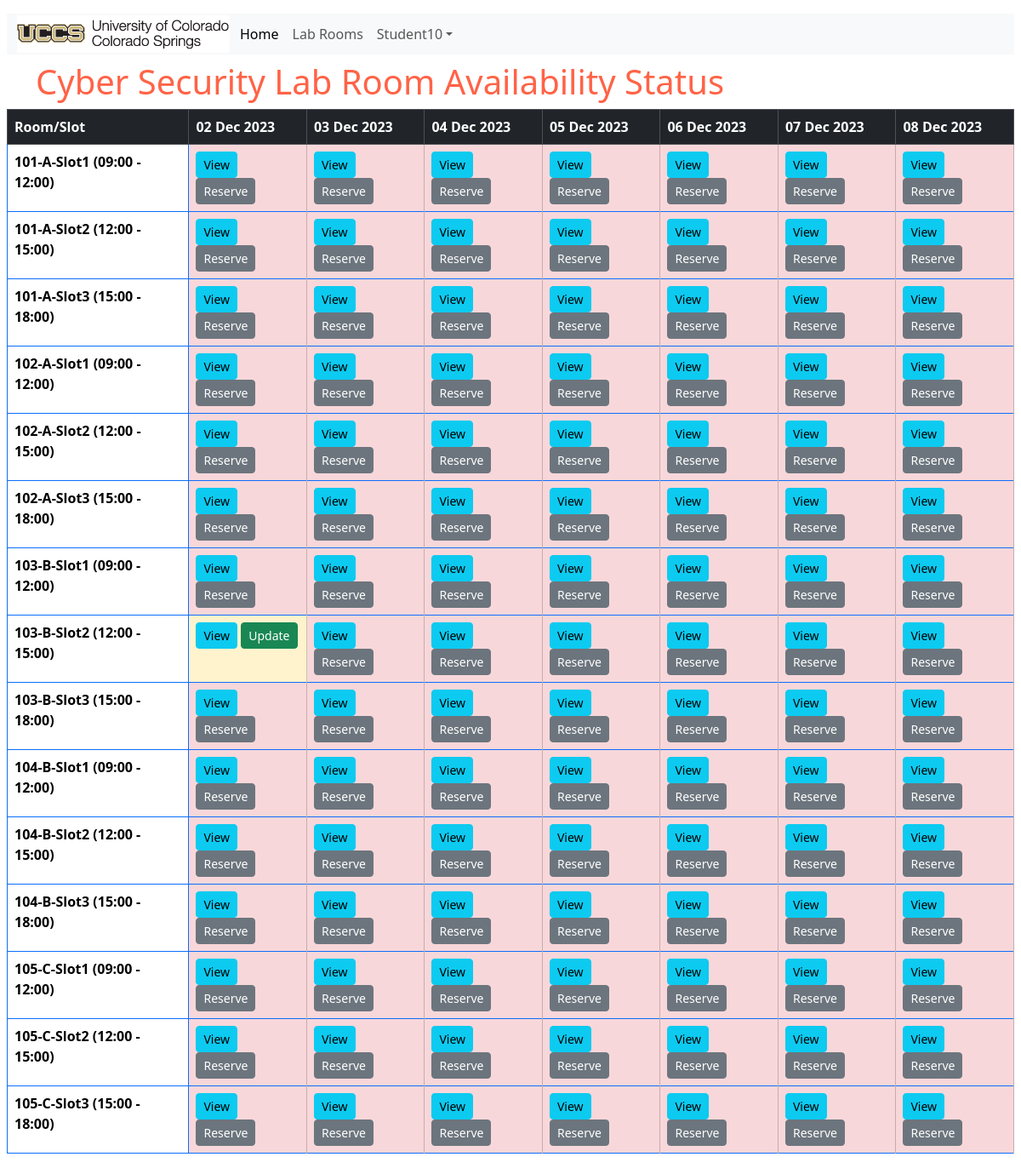
The page /labroom/ (signed in) on the database its author committed.
### alras_application/models.py (models this page shows, shortened)
class LabRoom(models.Model):
    ROOMS = (
        ('101-A', 'Room 101-A'),
        ('102-A', 'Room 102-A'),
        ('103-B', 'Room 103-B'),
        ('104-B', 'Room 104-B'),
        ('105-C', 'Room 105-C'),
    )
    title = models.CharField(max_length=10,choices=ROOMS,null=True)
    slot = models.ForeignKey(RoomSlot, on_delete=models.CASCADE, default=None)
    def __str__(self):
        return f"{self.title}-{self.slot}"

class RoomSlot(models.Model):
    SLOTS = (
        ('slot-1', '09:00 - 12:00'),
        ('slot-2', '12:00 - 15:00'),
        ('slot-3', '15:00 - 18:00')
    )
    slot = models.CharField(max_length=200, choices= SLOTS)
    title = models.CharField(max_length=200)
    def __str__(self):
        return self.title

### alras_application/views.py (the view)
# urls.py: path('labroom/', views.labroom_list, name= 'labroom'),
def labroom_list(request):
    labrooms = LabRoom.objects.all()
    today = datetime.now().date()
    dates = []
    labroom_list = [labroom for labroom in labrooms]
    table_data = []
    for i in range(7):
        dates.append(today)
        today = datetime.now().date() + timedelta(days=i+1)
    view_urls_datewise = []
    for labroom in labrooms:
        today = datetime.now().date()
        temp = []
        for i in range(7):
            vur_url = {}
            vur_url["view"] = reverse('labroom-detail', args=[labroom.pk, str(today)])
            student = Student.objects.filter(slot_id = labroom.id, date=today).values().all()
            if student.exists():
                vur_url["update"] = (reverse('update_slot', args=[labroom.pk, str(today)]))
            else:
                vur_url["reserve"] = (reverse('reserve_slot', args=[labroom.pk, str(today)]))
            temp.append(vur_url)
            today = datetime.now().date() + timedelta(days=i+1)
        view_urls_datewise.append(temp)
        table_data.append({'labroom':labroom,'urls':temp})
    context = {'views_url': view_urls_datewise,'dates':dates,'labrooms':labroom_list,'data':table_data}
    return render(request, 'alras_application/labroom_list.html', context)

### alras_application/context_processors.py (called while the page is built)
def message_processor(request):
    if request.user.is_authenticated:
        no_msgs = 1
    else:
        no_msgs = 0
    return {
        'message' : no_msgs
    }

### alras_application/templates/alras_application/labroom_list.html
{% extends 'alras_application/base_template.html' %}
{% block content %}
<div class="container justify-content-center">
<h1 style="color:tomato;">Cyber Security Lab Room Availability Status</h1>
</div>
<div class="table-responsive">
{% if data %}
<table class="table table-bordered border-primary">
    <thead class="table-dark">
        <tr>
            <th scope="col">Room/Slot</th>
            {% for date in dates %}
                <th scope="col">{{date|date:"d M Y" }}</th>
            {% endfor %}
        </tr>
    </thead>
    <tbody>
        {% for x in data %}
        <tr>
            <th class="table-dark-bg-subtle" scope="row">{{x.labroom}}</th>
            {% for url in x.urls %}
                {% if url.reserve %}
                <td class="table-danger"><a class="btn btn-info btn-sm" href="{{ url.view }}" role="button">View</a>
                   <a class="btn btn-secondary btn-sm" href="{{ url.reserve }}" role="button">Reserve</a></td>
                {% else %}
                    <td class="table-warning"><a class="btn btn-info btn-sm" href="{{ url.view }}" role="button">View</a>
                    <a class="btn btn-success btn-sm" href="{{ url.update }}" role="button">Update</a></td>
                {% endif %}
        {% endfor %}
        </tr>
        {% endfor %}
  </tbody>
</table>
{% else %}
<p>There are no lab rooms configured.</p>
</div>
{% endif %}
</div>
{% endblock %}

### alras_application/templates/alras_application/base_template.html (shortened to what this page needs)
{% load static %}
<!DOCTYPE html>
<html lang="en">
<head>
{% load bootstrap5 %}
{% bootstrap_css %}
</head>
<body>
<div class="container-fluid p-2">
<nav class="navbar navbar-expand-lg bg-secondary-tertiary">
<div class="container-fluid bg-light">
<img src="{% static 'images/uccs_logo.gif' %}">
<div class="collapse navbar-collapse" id="navbarNav">
<ul class="navbar-nav justify-content-center p-1">
<li class="nav-item">
<a class="nav-link active" aria-current="page" href="{% url 'index' %}">Home</a>
</li>
<li class="nav-item">
<a class="nav-link" href="{% url 'labroom' %}">Lab Rooms</a>
</li>
<li class="nav-item dropdown">
  {% if message %}
  <a class="nav-link dropdown-toggle" href="#" role="button" data-bs-toggle="dropdown">{{user}}</a>
  {% else %}
    <a class="nav-link dropdown-toggle" href="#" role="button" data-bs-toggle="dropdown">Account</a>
    <ul class="dropdown-menu">
    <li><a class="dropdown-item" href="{% url 'login' %}">Log In</a></li>
    <li><a class="dropdown-item" href="{% url 'register_page' %}">Register</a></li>
  {% endif %}
</li>
</div>
</div>
</nav>
{% block content %}
{% endblock %}
</div>
</body>
</html>

### rows shown on the page
LabRoom: labroom "101-A-Slot1 (09:00 - 12:00)"
LabRoom: labroom "101-A-Slot2 (12:00 - 15:00)"
LabRoom: labroom "101-A-Slot3 (15:00 - 18:00)"
LabRoom: labroom "102-A-Slot1 (09:00 - 12:00)"
LabRoom: labroom "102-A-Slot2 (12:00 - 15:00)"
LabRoom: labroom "102-A-Slot3 (15:00 - 18:00)"
LabRoom: labroom "103-B-Slot1 (09:00 - 12:00)"
LabRoom: labroom "103-B-Slot2 (12:00 - 15:00)"
LabRoom: labroom "103-B-Slot3 (15:00 - 18:00)"
LabRoom: labroom "104-B-Slot1 (09:00 - 12:00)"
LabRoom: labroom "104-B-Slot2 (12:00 - 15:00)"
LabRoom: labroom "104-B-Slot3 (15:00 - 18:00)"
LabRoom: labroom "105-C-Slot1 (09:00 - 12:00)"
LabRoom: labroom "105-C-Slot2 (12:00 - 15:00)"
LabRoom: labroom "105-C-Slot3 (15:00 - 18:00)"

### other values the page prints
{{ user }} "Student10"
{{ date|date:"d M Y" }} "02 Dec 2023" "03 Dec 2023" "04 Dec 2023" "05 Dec 2023" "06 Dec 2023" "07 Dec 2023" "08 Dec 2023"
